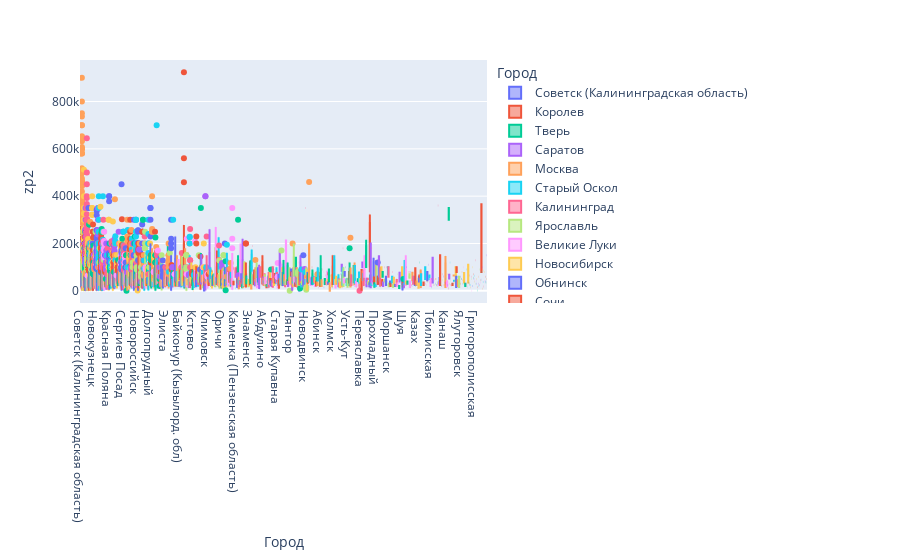

Notebook code for this chart:
### Code cell
import plotly.express as px

fig = px.box(d2[d2['zp2'] < 1000000],  x="Город", y="zp2", color="Город")

fig.show()
#d3.sort_values()
